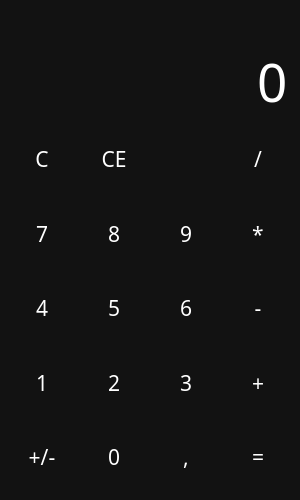
<?xml version="1.0" encoding="UTF-8"?>
<ui version="4.0">
 <class>MainWindow</class>
 <widget class="QMainWindow" name="MainWindow">
  <property name="enabled">
   <bool>true</bool>
  </property>
  <property name="geometry">
   <rect>
    <x>0</x>
    <y>0</y>
    <width>300</width>
    <height>500</height>
   </rect>
  </property>
  <property name="minimumSize">
   <size>
    <width>300</width>
    <height>500</height>
   </size>
  </property>
  <property name="windowTitle">
   <string>Calculator</string>
  </property>
  <property name="windowIcon">
   <iconset resource="C:/Users/Глеб/Python 3.10/Lib/site-packages/PySide6/files.qrc">
    <normaloff>:/icons/D:/Загрузки/calculate_FILL0_wght400_GRAD0_opsz48.svg</normaloff>:/icons/D:/Загрузки/calculate_FILL0_wght400_GRAD0_opsz48.svg</iconset>
  </property>
  <property name="styleSheet">
   <string notr="true">QWidget {
color: white;
background-color: #121212;
font-family: Rubik;
font-size: 16pt;
font-weight: 600pt;

}
QPushButton {

    background-color: transparent;
    border: none;

}

QPushButton:hover {

    background-color: #666;

}

QPushButton:pressed {

    background-color: #888;

}</string>
  </property>
  <widget class="QWidget" name="centralwidget">
   <layout class="QVBoxLayout" name="verticalLayout">
    <item>
     <widget class="QLabel" name="blb_temp">
      <property name="styleSheet">
       <string notr="true">color: #888;</string>
      </property>
      <property name="text">
       <string/>
      </property>
      <property name="alignment">
       <set>Qt::AlignRight|Qt::AlignTrailing|Qt::AlignVCenter</set>
      </property>
     </widget>
    </item>
    <item>
     <widget class="QLineEdit" name="le_entry">
      <property name="sizePolicy">
       <sizepolicy hsizetype="Minimum" vsizetype="Maximum">
        <horstretch>0</horstretch>
        <verstretch>0</verstretch>
       </sizepolicy>
      </property>
      <property name="styleSheet">
       <string notr="true">font-size: 40pt;
border:none;</string>
      </property>
      <property name="text">
       <string>0</string>
      </property>
      <property name="maxLength">
       <number>10</number>
      </property>
      <property name="alignment">
       <set>Qt::AlignRight|Qt::AlignTrailing|Qt::AlignVCenter</set>
      </property>
      <property name="readOnly">
       <bool>true</bool>
      </property>
     </widget>
    </item>
    <item>
     <layout class="QGridLayout" name="layout_buttons">
      <item row="2" column="0">
       <widget class="QPushButton" name="btn_7">
        <property name="sizePolicy">
         <sizepolicy hsizetype="Minimum" vsizetype="Expanding">
          <horstretch>0</horstretch>
          <verstretch>0</verstretch>
         </sizepolicy>
        </property><property name="cursor">
         <cursorShape>PointingHandCursor</cursorShape>
        </property>
        <property name="text">
         <string>7</string>
        </property>
        <property name="shortcut">
         <string>7</string>
        </property>
       </widget>
      </item>
      <item row="1" column="0">
       <widget class="QPushButton" name="btn_Del">
        <property name="sizePolicy">
         <sizepolicy hsizetype="Minimum" vsizetype="Expanding">
          <horstretch>0</horstretch>
          <verstretch>0</verstretch>
         </sizepolicy>
        </property>
        
        <property name="cursor">
         <cursorShape>PointingHandCursor</cursorShape>
        </property>
        <property name="text">
         <string>C</string>
        </property>
       </widget>
      </item>
      <item row="1" column="1">
       <widget class="QPushButton" name="btn_CE">
        <property name="sizePolicy">
         <sizepolicy hsizetype="Minimum" vsizetype="Expanding">
          <horstretch>0</horstretch>
          <verstretch>0</verstretch>
         </sizepolicy>
        </property><property name="cursor">
         <cursorShape>PointingHandCursor</cursorShape>
        </property>
        <property name="text">
         <string>CE</string>
        </property>
        <property name="shortcut">
         <string>Del</string>
        </property>
       </widget>
      </item>
      <item row="5" column="0">
       <widget class="QPushButton" name="btn_neg">
        <property name="sizePolicy">
         <sizepolicy hsizetype="Minimum" vsizetype="Expanding">
          <horstretch>0</horstretch>
          <verstretch>0</verstretch>
         </sizepolicy>
        </property><property name="cursor">
         <cursorShape>PointingHandCursor</cursorShape>
        </property>
        <property name="text">
         <string>+/-</string>
        </property>
       </widget>
      </item>
      <item row="4" column="0">
       <widget class="QPushButton" name="btn_1">
        <property name="sizePolicy">
         <sizepolicy hsizetype="Minimum" vsizetype="Expanding">
          <horstretch>0</horstretch>
          <verstretch>0</verstretch>
         </sizepolicy>
        </property><property name="cursor">
         <cursorShape>PointingHandCursor</cursorShape>
        </property>
        <property name="text">
         <string>1</string>
        </property>
        <property name="shortcut">
         <string>1</string>
        </property>
       </widget>
      </item>
      <item row="1" column="2">
       <widget class="QPushButton" name="btn_backSp">
        <property name="sizePolicy">
         <sizepolicy hsizetype="Minimum" vsizetype="Expanding">
          <horstretch>0</horstretch>
          <verstretch>0</verstretch>
         </sizepolicy>
        </property><property name="cursor">
         <cursorShape>PointingHandCursor</cursorShape>
        </property>
        <property name="text">
         <string/>
        </property>
        <property name="icon">
         <iconset resource="C:/Users/Глеб/Python 3.10/Lib/site-packages/PySide6/files.qrc">
          <normaloff>:/icons/D:/Загрузки/backspace_white_24dp.svg</normaloff>:/icons/D:/Загрузки/backspace_white_24dp.svg</iconset>
        </property>
        <property name="iconSize">
         <size>
          <width>24</width>
          <height>24</height>
         </size>
        </property>
        <property name="shortcut">
         <string/>
        </property>
       </widget>
      </item>
      <item row="3" column="0">
       <widget class="QPushButton" name="btn_4">
        <property name="sizePolicy">
         <sizepolicy hsizetype="Minimum" vsizetype="Expanding">
          <horstretch>0</horstretch>
          <verstretch>0</verstretch>
         </sizepolicy>
        </property><property name="cursor">
         <cursorShape>PointingHandCursor</cursorShape>
        </property>
        <property name="text">
         <string>4</string>
        </property>
        <property name="shortcut">
         <string>4</string>
        </property>
       </widget>
      </item>
      <item row="1" column="3">
       <widget class="QPushButton" name="btn_div">
        <property name="sizePolicy">
         <sizepolicy hsizetype="Minimum" vsizetype="Expanding">
          <horstretch>0</horstretch>
          <verstretch>0</verstretch>
         </sizepolicy>
        </property><property name="cursor">
         <cursorShape>PointingHandCursor</cursorShape>
        </property>
        <property name="text">
         <string>/</string>
        </property>
        <property name="shortcut">
         <string>/</string>
        </property>
       </widget>
      </item>
      <item row="2" column="3">
       <widget class="QPushButton" name="btn_mul">
        <property name="sizePolicy">
         <sizepolicy hsizetype="Minimum" vsizetype="Expanding">
          <horstretch>0</horstretch>
          <verstretch>0</verstretch>
         </sizepolicy>
        </property><property name="cursor">
         <cursorShape>PointingHandCursor</cursorShape>
        </property>
        <property name="text">
         <string>*</string>
        </property>
        <property name="shortcut">
         <string>*</string>
        </property>
       </widget>
      </item>
      <item row="3" column="3">
       <widget class="QPushButton" name="btn_minus">
        <property name="sizePolicy">
         <sizepolicy hsizetype="Minimum" vsizetype="Expanding">
          <horstretch>0</horstretch>
          <verstretch>0</verstretch>
         </sizepolicy>
        </property><property name="cursor">
         <cursorShape>PointingHandCursor</cursorShape>
        </property>
        <property name="text">
         <string>-</string>
        </property>
        <property name="shortcut">
         <string>-</string>
        </property>
       </widget>
      </item>
      <item row="4" column="3">
       <widget class="QPushButton" name="btn_plus">
        <property name="sizePolicy">
         <sizepolicy hsizetype="Minimum" vsizetype="Expanding">
          <horstretch>0</horstretch>
          <verstretch>0</verstretch>
         </sizepolicy>
        </property><property name="cursor">
         <cursorShape>PointingHandCursor</cursorShape>
        </property>
        <property name="text">
         <string>+</string>
        </property>
        <property name="shortcut">
         <string>+</string>
        </property>
       </widget>
      </item>
      <item row="5" column="3">
       <widget class="QPushButton" name="btn_calc">
        <property name="sizePolicy">
         <sizepolicy hsizetype="Minimum" vsizetype="Expanding">
          <horstretch>0</horstretch>
          <verstretch>0</verstretch>
         </sizepolicy>
        </property><property name="cursor">
         <cursorShape>PointingHandCursor</cursorShape>
        </property>
        <property name="text">
         <string>=</string>
        </property>
        <property name="shortcut">
         <string>=</string>
        </property>
       </widget>
      </item>
      <item row="5" column="2">
       <widget class="QPushButton" name="btn_point">
        <property name="sizePolicy">
         <sizepolicy hsizetype="Minimum" vsizetype="Expanding">
          <horstretch>0</horstretch>
          <verstretch>0</verstretch>
         </sizepolicy>
        </property><property name="cursor">
         <cursorShape>PointingHandCursor</cursorShape>
        </property>
        <property name="text">
         <string>,</string>
        </property>
        <property name="shortcut">
         <string>,</string>
        </property>
       </widget>
      </item>
      <item row="4" column="2">
       <widget class="QPushButton" name="btn_3">
        <property name="sizePolicy">
         <sizepolicy hsizetype="Minimum" vsizetype="Expanding">
          <horstretch>0</horstretch>
          <verstretch>0</verstretch>
         </sizepolicy>
        </property><property name="cursor">
         <cursorShape>PointingHandCursor</cursorShape>
        </property>
        <property name="text">
         <string>3</string>
        </property>
        <property name="shortcut">
         <string>3</string>
        </property>
       </widget>
      </item>
      <item row="3" column="2">
       <widget class="QPushButton" name="btn_6">
        <property name="sizePolicy">
         <sizepolicy hsizetype="Minimum" vsizetype="Expanding">
          <horstretch>0</horstretch>
          <verstretch>0</verstretch>
         </sizepolicy>
        </property><property name="cursor">
         <cursorShape>PointingHandCursor</cursorShape>
        </property>
        <property name="text">
         <string>6</string>
        </property>
        <property name="shortcut">
         <string>6</string>
        </property>
       </widget>
      </item>
      <item row="2" column="2">
       <widget class="QPushButton" name="btn_9">
        <property name="sizePolicy">
         <sizepolicy hsizetype="Minimum" vsizetype="Expanding">
          <horstretch>0</horstretch>
          <verstretch>0</verstretch>
         </sizepolicy>
        </property><property name="cursor">
         <cursorShape>PointingHandCursor</cursorShape>
        </property>
        <property name="text">
         <string>9</string>
        </property>
        <property name="shortcut">
         <string/>
        </property>
       </widget>
      </item>
      <item row="2" column="1">
       <widget class="QPushButton" name="btn_8">
        <property name="sizePolicy">
         <sizepolicy hsizetype="Minimum" vsizetype="Expanding">
          <horstretch>0</horstretch>
          <verstretch>0</verstretch>
         </sizepolicy>
        </property><property name="cursor">
         <cursorShape>PointingHandCursor</cursorShape>
        </property>
        <property name="text">
         <string>8</string>
        </property>
        <property name="shortcut">
         <string>8</string>
        </property>
       </widget>
      </item>
      <item row="3" column="1">
       <widget class="QPushButton" name="btn_5">
        <property name="sizePolicy">
         <sizepolicy hsizetype="Minimum" vsizetype="Expanding">
          <horstretch>0</horstretch>
          <verstretch>0</verstretch>
         </sizepolicy>
        </property><property name="cursor">
         <cursorShape>PointingHandCursor</cursorShape>
        </property>
        <property name="text">
         <string>5</string>
        </property>
        <property name="shortcut">
         <string>5</string>
        </property>
       </widget>
      </item>
      <item row="4" column="1">
       <widget class="QPushButton" name="btn_2">
        <property name="sizePolicy">
         <sizepolicy hsizetype="Minimum" vsizetype="Expanding">
          <horstretch>0</horstretch>
          <verstretch>0</verstretch>
         </sizepolicy>
        </property><property name="cursor">
         <cursorShape>PointingHandCursor</cursorShape>
        </property>
        <property name="cursor">
         <cursorShape>PointingHandCursor</cursorShape>
        </property>
        <property name="text">
         <string>2</string>
        </property>
        <property name="shortcut">
         <string>2</string>
        </property>
       </widget>
      </item>
      <item row="5" column="1">
       <widget class="QPushButton" name="btn_0">
        <property name="sizePolicy">
         <sizepolicy hsizetype="Minimum" vsizetype="Expanding">
          <horstretch>0</horstretch>
          <verstretch>0</verstretch>
         </sizepolicy>
        </property><property name="cursor">
         <cursorShape>PointingHandCursor</cursorShape>
        </property>
        <property name="cursor">
         <cursorShape>PointingHandCursor</cursorShape>
        </property>
        <property name="text">
         <string>0</string>
        </property>
        <property name="shortcut">
         <string>0</string>
        </property>
       </widget>
      </item>
     </layout>
    </item>
   </layout>
  </widget>
 </widget>
 <resources>
  <include location="C:/Users/Глеб/Python 3.10/Lib/site-packages/PySide6/files.qrc"/>
 </resources>
 <connections/>
</ui>
